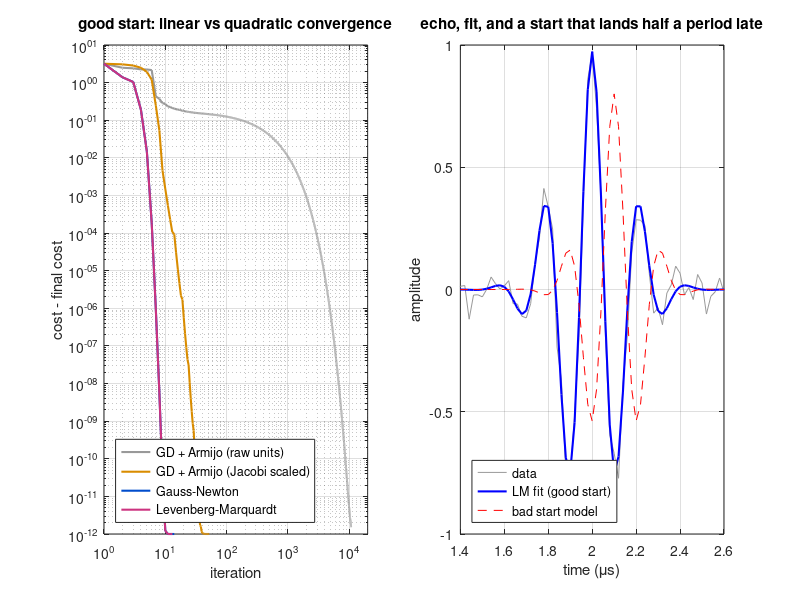

The MATLAB source for this figure:
%% m14_gauss_newton_lm.m  --  gradient descent vs Gauss-Newton vs Levenberg-Marquardt
% Purpose : fit a Gaussian-pulse echo model to a noisy RF echo by nonlinear least squares
%             s(t; A, t0, sg, f) = A exp(-(t-t0)^2/(2 sg^2)) cos(2 pi f (t - t0))
%           (units: t, t0, sg in us; f in MHz) and compare
%             GD + Armijo backtracking, Gauss-Newton (J'J d = -J'r), and
%             Levenberg-Marquardt ((J'J + lam diag(J'J)) d = -J'r, lam /10 on success, x10 on failure).
%           Prints the iterations, the estimates, the linearized standard deviations
%           sqrt(diag(sn^2 (J'J)^-1)) (the Gaussian-noise CRLB of Module 12 evaluated at the
%           solution), kappa(J'J) before and after column scaling, and shows that a start
%           more than half a period off in t0 converges to the wrong cycle unless the model
%           has a free carrier phase.
% Change  : theta_true, sn (noise), the starts, lam0.
% Expect  : good start: GN and LM about 10 iterations, GD + Armijo about 10^4 in raw units
%           and tens after Jacobi scaling; bad start (t0 off by 100 ns, more than T/4 = 56 ns):
%           LM lands half a period late with the polarity flipped (A < 0, t0 near 2.11 us,
%           |r| three times the noise level); the free-phase model recovers t0 = 2.00 us.
% Base MATLAB only; runs in MATLAB R2019b+ and GNU Octave 8. Runtime about 2 s.
rng(1);

%% 1. Data
fs = 50;                          % sampling rate (MHz) -> dt = 0.02 us
t = (1:1/fs:3).';                 % time axis (us), 101 samples
th_true = [1, 2.00, 0.15, 4.5];   % [A, t0 (us), sg (us), f (MHz)]
sn = 0.05;                        % noise std (peak SNR = 20 log10(1/0.05) = 26 dB)
model = @(p) p(1) * exp(-(t-p(2)).^2/(2*p(3)^2)) .* cos(2*pi*p(4)*(t-p(2)));
y = model(th_true) + sn * randn(size(t));
% analytic Jacobian of the residual r = model - y (columns: A, t0, sg, f)
jac = @(p) [exp(-(t-p(2)).^2/(2*p(3)^2)) .* cos(2*pi*p(4)*(t-p(2))), ...
     p(1)*exp(-(t-p(2)).^2/(2*p(3)^2)) .* ((t-p(2))/p(3)^2 .* cos(2*pi*p(4)*(t-p(2))) + 2*pi*p(4)*sin(2*pi*p(4)*(t-p(2)))), ...
     p(1)*exp(-(t-p(2)).^2/(2*p(3)^2)) .* cos(2*pi*p(4)*(t-p(2))) .* (t-p(2)).^2/p(3)^3, ...
    -p(1)*exp(-(t-p(2)).^2/(2*p(3)^2)) .* sin(2*pi*p(4)*(t-p(2))) .* 2*pi.*(t-p(2))];
cost = @(p) 0.5 * sum((model(p) - y).^2);
% check the Jacobian against central differences
p = [0.9 2.03 0.13 4.8];  Jn = zeros(numel(t), 4);
for k = 1:4, e = zeros(1,4); e(k) = 1e-6; Jn(:,k) = (model(p+e) - model(p-e)) / 2e-6; end
fprintf('Jacobian check: max |analytic - numeric| / max|J| = %.1e\n', max(max(abs(jac(p)-Jn))) / max(abs(Jn(:))));

%% 2. Solvers from a good start and from a start beyond a quarter period
% GD+Armijo in raw units (step capped at 0.01), GD+Armijo after Jacobi (column) scaling,
% Gauss-Newton (least-squares solve of J d = -r) and Levenberg-Marquardt.
starts = {[0.8, 2.04, 0.12, 4.8], [0.8, 2.10, 0.12, 4.5]};
labels = {'good start (dt0 = +40 ns, df = +0.3 MHz)', 'bad start (dt0 = +100 ns > T/4)'};
nm = {'GD+Armijo', 'GD+Armijo+scale', 'Gauss-Newton', 'LM'};
hist = cell(2, 4);
for s = 1:2
    fprintf('\n%s; period T = %.0f ns\n', labels{s}, 1e3/th_true(4));
    for meth = 1:4
        p = starts{s};  lam = 1e-3;  al = 1e-2;  h = cost(p);  it = 0;
        if meth == 2, Dsc = 1 ./ sqrt(sum(jac(p).^2, 1)); amax = 1; else, Dsc = ones(1,4); amax = 1e-2; end
        while it < 20000
            r = model(p) - y;  J = jac(p);  g = (J.' * r).';
            if meth <= 2                                  % (scaled) GD + Armijo backtracking
                d = -(Dsc.^2) .* g;  al = min(amax, 2*al);
                while cost(p + al*d) > cost(p) + 1e-4*al*(g*d.'), al = al/2; end
                pn = p + al*d;
            elseif meth == 3                              % Gauss-Newton
                pn = p - (J \ r).';                       % least-squares solve, J'J never formed
            else                                          % Levenberg-Marquardt
                H = J.'*J;
                while true
                    pn = p - ((H + lam*diag(diag(H))) \ g.').';
                    if cost(pn) < cost(p), lam = lam/10; break; end
                    lam = lam*10;  if lam > 1e12, pn = p; break; end
                end
            end
            it = it + 1;  step = norm(pn - p);  p = pn;  h(end+1) = cost(p);
            if step < 1e-9, break; end
        end
        hist{s, meth} = h;
        fprintf('%-16s %5d its  A = %7.4f  t0 = %.4f us  sg = %.4f us  f = %.4f MHz  |r| = %.4f\n', ...
            nm{meth}, it, p(1), p(2), abs(p(3)), abs(p(4)), sqrt(2*cost(p)));
        if s == 1 && meth == 4, p_hat = p; end
    end
end
fprintf('expected |r| for a correct fit: sn*sqrt(n) = %.3f\n', sn*sqrt(numel(t)));

%% 3. Precision at the solution and conditioning
J = jac(p_hat);  H = J.'*J;  sd = sqrt(diag(sn^2 * (H \ eye(4))));
fprintf('\nlinearized std (CRLB at the fit): A %.4f, t0 %.2f ns, sg %.2f ns, f %.4f MHz\n', sd(1), 1e3*sd(2), 1e3*sd(3), sd(4));
Dg = diag(1 ./ sqrt(diag(H)));
fprintf('kappa(J''J) = %.3g in (1, us, us, MHz) units; %.3g after column scaling\n', cond(H), cond(Dg*H*Dg));
Hs = diag([1 1e-6 1e-6 1e6]) * H * diag([1 1e-6 1e-6 1e6]);
fprintf('kappa(J''J) = %.3g if the same fit is written in SI units (1, s, s, Hz)\n', cond(Hs));

%% 4. Free carrier phase removes the cycle ambiguity in t0
modelp = @(q) q(1) * exp(-(t-q(2)).^2/(2*q(3)^2)) .* cos(2*pi*q(4)*(t-q(2)) + q(5));
costp = @(q) 0.5 * sum((modelp(q) - y).^2);
q = [starts{2} 0];  lam = 1e-3;
for it = 1:200
    r = modelp(q) - y;  Jq = zeros(numel(t), 5);
    for k = 1:5, e = zeros(1,5); e(k) = 1e-7; Jq(:,k) = (modelp(q+e) - modelp(q-e)) / 2e-7; end
    H = Jq.'*Jq;  g = Jq.'*r;
    while true
        qn = q - ((H + lam*diag(diag(H))) \ g).';
        if costp(qn) < costp(q), lam = lam/10; break; end
        lam = lam*10;  if lam > 1e12, qn = q; break; end
    end
    if norm(qn - q) < 1e-10, q = qn; break; end
    q = qn;
end
fprintf('free-phase LM from the bad start: t0 = %.4f us, phase = %.3f rad, |r| = %.4f (%d its)\n', q(2), angle(exp(1j*q(5))), sqrt(2*costp(q)), it);

%% 5. Figure
figure('Position', [100 100 1050 420]);
subplot(1,2,1);
cols = {[0.6 0.6 0.6], [0.85 0.55 0], [0 0.3 0.8], [0.8 0.2 0.5]};  hh = zeros(1,4);
for meth = 1:4
    hh(meth) = semilogy(1:numel(hist{1,meth}), hist{1,meth} - min(hist{1,4}) + 1e-12, 'Color', cols{meth}, 'LineWidth', 1.5); hold on;
end
set(gca, 'XScale', 'log'); grid on; xlim([1 2e4]);
xlabel('iteration'); ylabel('cost - final cost');
legend(hh, {'GD + Armijo (raw units)', 'GD + Armijo (Jacobi scaled)', 'Gauss-Newton', 'Levenberg-Marquardt'}, 'Location', 'southwest');
title('good start: linear vs quadratic convergence');
subplot(1,2,2);
plot(t, y, 'Color', [0.6 0.6 0.6]); hold on;
plot(t, model(p_hat), 'b', 'LineWidth', 1.5);
plot(t, model(starts{2}), 'r--');
xlabel('time (\mus)'); ylabel('amplitude'); grid on; xlim([1.4 2.6]);
legend('data', 'LM fit (good start)', 'bad start model', 'Location', 'southwest');
title('echo, fit, and a start that lands half a period late');
